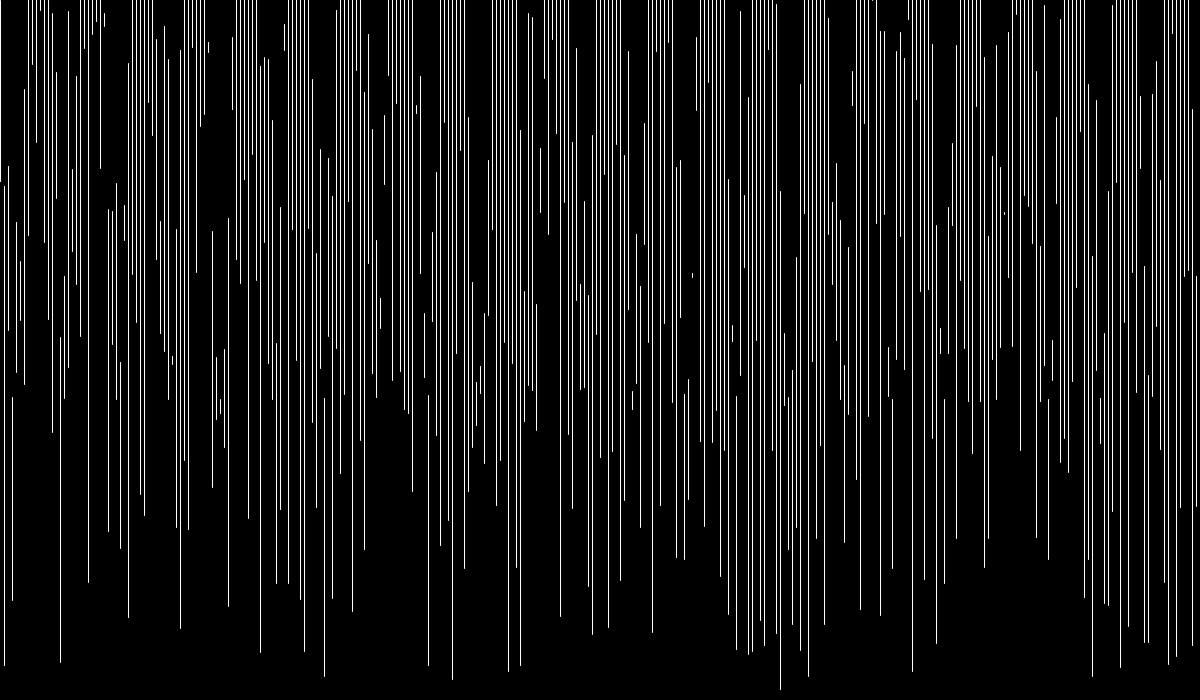
Frame 1 (no input)
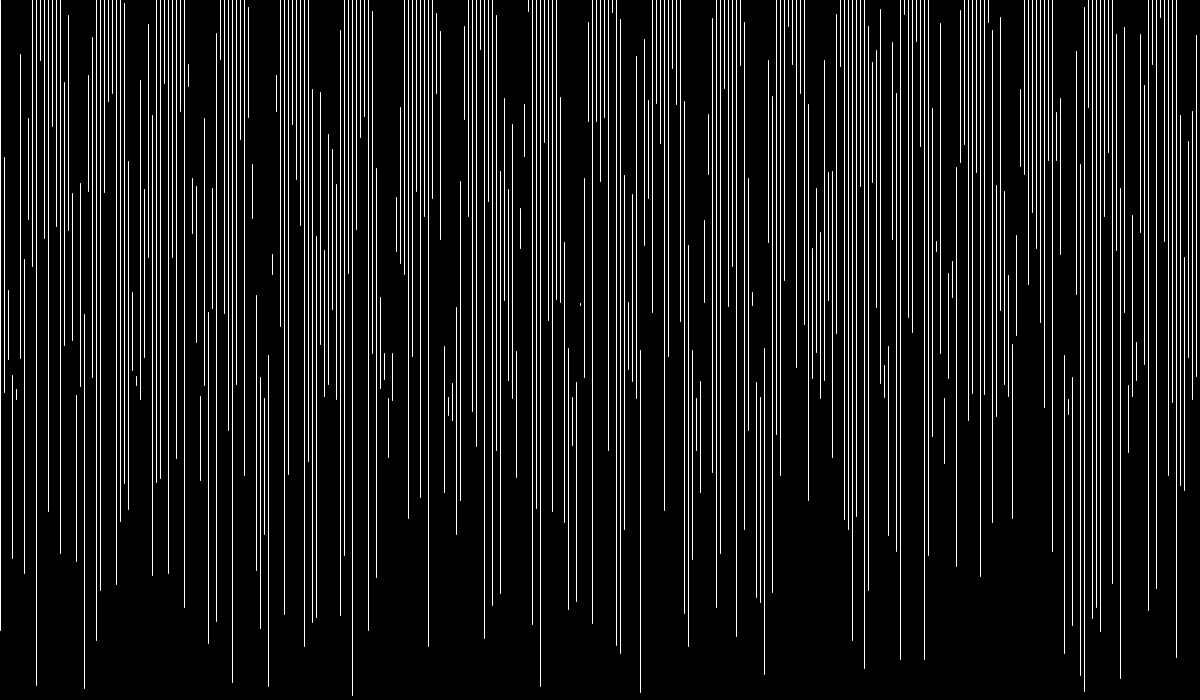
Frame 60 (the mouse pressed at the canvas centre just before this capture)
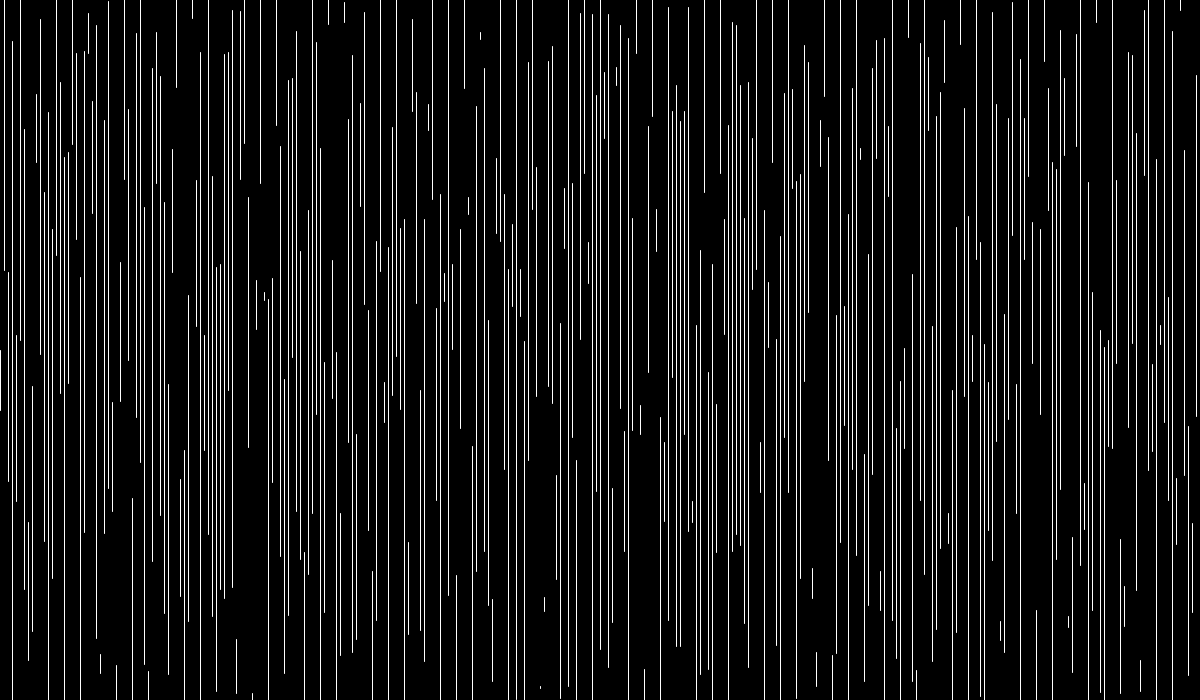
Frame 120 (the mouse held since frame 60 and released just before this capture)

The Processing sketch that drew these frames (run headless with seeded random() and noise(); from frame 60 on, the mouse is pressed at the canvas centre):

// Processing sketch: processing_123380
// ── processing_123380.pde



void setup(){

  size(1200,700);

}
void draw(){
    background(0);
    stroke(255);
  float a = 0.0;
  float b ;
float inc = PI/random(10);
 
for (int i = 0; i < 1200; i=i+4) {
  line(i, random(700), i, mouseY+sin(a)*400.0);
  a = a + inc;
  b = mouseX/80;
    frameRate(5+b);
}
 
}
